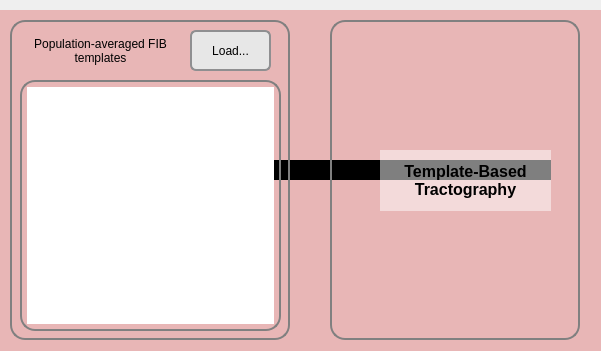
          <widget class="QWidget" name="widget_4" native="true">
           <property name="geometry">
            <rect>
             <x>10</x>
             <y>790</y>
             <width>601</width>
             <height>351</height>
            </rect>
           </property>
           <widget class="QLabel" name="label_58">
            <property name="geometry">
             <rect>
              <x>10</x>
              <y>20</y>
              <width>280</width>
              <height>320</height>
             </rect>
            </property>
            <property name="styleSheet">
             <string notr="true">QLabel {border: 2px solid gray;border-radius: 15px;padding: 5px;}</string>
            </property>
            <property name="text">
             <string/>
            </property>
           </widget>
           <widget class="QLabel" name="label_18">
            <property name="geometry">
             <rect>
              <x>330</x>
              <y>20</y>
              <width>250</width>
              <height>320</height>
             </rect>
            </property>
            <property name="styleSheet">
             <string notr="true">QLabel {border: 2px solid gray;border-radius: 15px;padding: 5px;}</string>
            </property>
            <property name="text">
             <string/>
            </property>
            <property name="pixmap">
             <pixmap resource="icons.qrc">:/icons/icons/tractogram.png</pixmap>
            </property>
           </widget>
           <widget class="QListWidget" name="template_list">
            <property name="geometry">
             <rect>
              <x>20</x>
              <y>80</y>
              <width>261</width>
              <height>251</height>
             </rect>
            </property>
            <property name="styleSheet">
             <string notr="true">QListWidget {border: 2px solid gray;border-radius: 15px;padding: 5px;}</string>
            </property>
           </widget>
           <widget class="QLabel" name="label_4">
            <property name="geometry">
             <rect>
              <x>30</x>
              <y>30</y>
              <width>141</width>
              <height>41</height>
             </rect>
            </property>
            <property name="text">
             <string>Population-averaged FIB templates</string>
            </property>
            <property name="alignment">
             <set>Qt::AlignCenter</set>
            </property>
            <property name="wordWrap">
             <bool>true</bool>
            </property>
           </widget>
           <widget class="Line" name="line_7">
            <property name="geometry">
             <rect>
              <x>140</x>
              <y>160</y>
              <width>411</width>
              <height>21</height>
             </rect>
            </property>
            <property name="styleSheet">
             <string notr="true">Line { background-color: rgba(0, 0, 0, 255); }</string>
            </property>
            <property name="frameShadow">
             <enum>QFrame::Plain</enum>
            </property>
            <property name="lineWidth">
             <number>20</number>
            </property>
            <property name="midLineWidth">
             <number>0</number>
            </property>
            <property name="orientation">
             <enum>Qt::Horizontal</enum>
            </property>
           </widget>
           <widget class="QPushButton" name="TemplateFiberTracking">
            <property name="enabled">
             <bool>true</bool>
            </property>
            <property name="geometry">
             <rect>
              <x>190</x>
              <y>30</y>
              <width>81</width>
              <height>41</height>
             </rect>
            </property>
            <property name="styleSheet">
             <string notr="true">QPushButton {border: 2px solid #8f8f91;border-radius: 6px;background-color: #e7e7e7;padding: 10px;} QCommandLinkButton:hover {background-color: #d0d0d0;} QCommandLinkButton:pressed {background-color: #bfbfbf;border-style: inset;}</string>
            </property>
            <property name="text">
             <string>Load...</string>
            </property>
            <property name="icon">
             <iconset resource="icons.qrc">
              <normaloff>:/icons/icons/run.xpm</normaloff>:/icons/icons/run.xpm</iconset>
            </property>
           </widget>
           <widget class="QLabel" name="label_29">
            <property name="geometry">
             <rect>
              <x>380</x>
              <y>150</y>
              <width>171</width>
              <height>61</height>
             </rect>
            </property>
            <property name="font">
             <font>
              <pointsize>12</pointsize>
              <bold>true</bold>
             </font>
            </property>
            <property name="styleSheet">
             <string notr="true">QLabel { background-color: rgba(255, 255, 255, 127); }</string>
            </property>
            <property name="text">
             <string>Template-Based
Tractography</string>
            </property>
            <property name="alignment">
             <set>Qt::AlignCenter</set>
            </property>
            <property name="wordWrap">
             <bool>true</bool>
            </property>
           </widget>
           <widget class="QLabel" name="label_8">
            <property name="geometry">
             <rect>
              <x>-10</x>
              <y>10</y>
              <width>611</width>
              <height>341</height>
             </rect>
            </property>
            <property name="styleSheet">
             <string notr="true">QLabel { border: 0px; background-color: rgba(225, 125,125, 127); }</string>
            </property>
            <property name="text">
             <string/>
            </property>
           </widget>
           <zorder>label_8</zorder>
           <zorder>line_7</zorder>
           <zorder>label_58</zorder>
           <zorder>label_18</zorder>
           <zorder>template_list</zorder>
           <zorder>label_4</zorder>
           <zorder>TemplateFiberTracking</zorder>
           <zorder>label_29</zorder>
          </widget>
